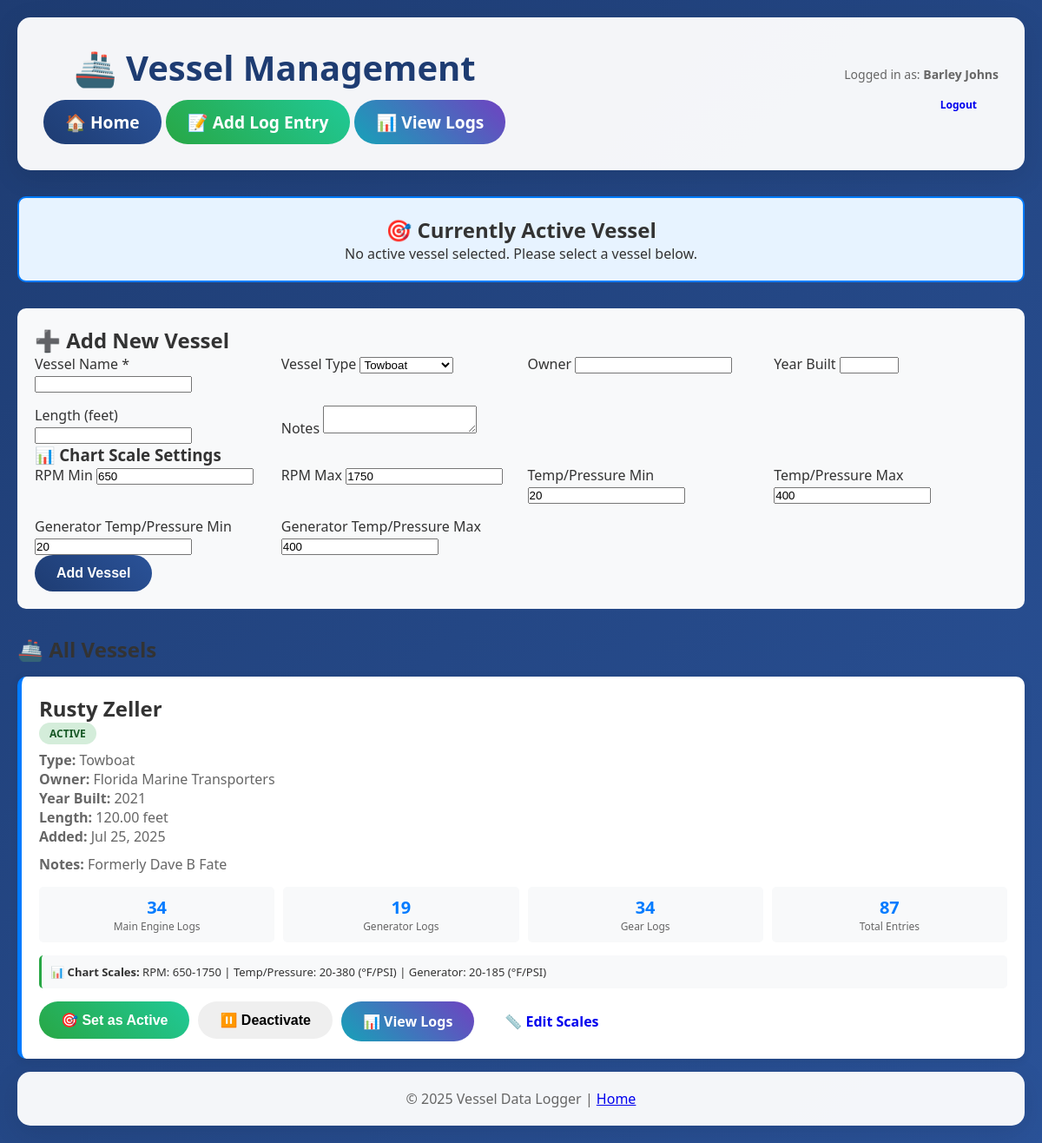
Page /manage_vessels.php (signed in) on the committed database.
### tables this page shows
CREATE TABLE `vessels` (
  `VesselID` int(11) NOT NULL AUTO_INCREMENT,
  `VesselName` varchar(100) NOT NULL,
  `VesselType` varchar(50) DEFAULT 'Fishing Vessel',
  `Owner` varchar(100) DEFAULT NULL,
  `YearBuilt` year(4) DEFAULT NULL,
  `Length` decimal(6,2) DEFAULT NULL,
  `CreatedDate` timestamp NOT NULL DEFAULT current_timestamp(),
  `IsActive` tinyint(1) DEFAULT 1,
  `Notes` text DEFAULT NULL,
  `RPMMin` int(11) DEFAULT 650,
  `RPMMax` int(11) DEFAULT 1750,
  `TempMin` int(11) DEFAULT 20,
  `TempMax` int(11) DEFAULT 400,
  `PressureMin` int(11) DEFAULT 20,
  `PressureMax` int(11) DEFAULT 400,
  `GenMin` int(11) DEFAULT 20,
  `GenMax` int(11) DEFAULT 400,
  PRIMARY KEY (`VesselID`),
  UNIQUE KEY `VesselName` (`VesselName`)
);

### auth_functions.php (called while the page is built, shortened)
<?php
function is_logged_in() {
    return isset($_SESSION['user_id']) && !empty($_SESSION['user_id']);
}
function get_logged_in_user() {
    return [
        'user_id' => $_SESSION['user_id'],
        'username' => $_SESSION['username'],
        'first_name' => $_SESSION['first_name'],
        'last_name' => $_SESSION['last_name'],
        'full_name' => $_SESSION['first_name'] . ' ' . $_SESSION['last_name'],
        'is_admin' => $_SESSION['is_admin'] ?? false
    ];
}
?>

### manage_vessels.php (the view, shortened to what this page needs)
<?php
require_once 'config.php';
require_once 'auth_functions.php';
$current_user = get_logged_in_user();
    ?>
    <?php
$active_vessel_id = $_SESSION['active_vessel_id'] ?? 1;
$sql = "SELECT * FROM vessels WHERE VesselID = ?";
$stmt = $conn->prepare($sql);
$stmt->bind_param('i', $active_vessel_id);
$stmt->execute();
$active_vessel = $stmt->get_result()->fetch_assoc();
$sql = "SELECT * FROM vessels ORDER BY IsActive DESC, VesselName ASC";
$vessels = $conn->query($sql)->fetch_all(MYSQLI_ASSOC);
$vessel_stats = [];
foreach ($vessels as $vessel) {
    $vessel_id = $vessel['VesselID'];
    $stats = [];
    $tables = ['mainengines', 'generators', 'gears'];
    foreach ($tables as $table) {
        try {
            $sql = "SELECT COUNT(*) as count FROM $table WHERE VesselID = ?";
            $stmt = $conn->prepare($sql);
            $stmt->bind_param('i', $vessel_id);
            $stmt->execute();
            $result = $stmt->get_result();
            $stats[$table] = $result->fetch_assoc()['count'];
        } catch (mysqli_sql_exception $e) {
            $stats[$table] = 0;
        }
    }
    $vessel_stats[$vessel_id] = $stats;
}
?>
<!DOCTYPE html>
<html lang="en">
<head>
    <link rel="stylesheet" href="style.css">
</head>
<body>
    <div class="container">
        <header>
            <div style="display: flex; justify-content: space-between; align-items: center;">
                <div>
                    <h1>🚢 Vessel Management</h1>
                    <p>
                        <a href="index.php" class="btn btn-primary">🏠 Home</a>
                        <a href="add_log.php" class="btn btn-success">📝 Add Log Entry</a>
                        <a href="view_logs.php" class="btn btn-info">📊 View Logs</a>
                    </p>
                </div>
                <div style="text-align: right;">
                    <div style="color: #666; font-size: 14px; margin-bottom: 5px;">
                        Logged in as: <strong><?= htmlspecialchars($current_user['full_name']) ?></strong>
                    </div>
                    <a href="logout.php" class="btn btn-secondary" style="font-size: 12px;">Logout</a>
                </div>
            </div>
        </header>
        <div class="current-vessel">
            <h2>🎯 Currently Active Vessel</h2>
            <?php if ($active_vessel): ?>
                <h3><?= htmlspecialchars($active_vessel['VesselName']) ?></h3>
                <p><?= htmlspecialchars($active_vessel['VesselType']) ?></p>
                <p><small>All new log entries will be recorded for this vessel</small></p>
            <?php else: ?>
                <p>No active vessel selected. Please select a vessel below.</p>
            <?php endif; ?>
        </div>
        <div class="add-vessel-form">
            <h2>➕ Add New Vessel</h2>
            <form method="POST">
                <div class="form-grid">
                    <div>
                        <label for="vessel_name">Vessel Name *</label>
                        <input type="text" id="vessel_name" name="vessel_name" required>
                    </div>
                    <div>
                        <label for="vessel_type">Vessel Type</label>
                        <select id="vessel_type" name="vessel_type">
                            <option value="Towboat">Towboat</option>
                        </select>
                    </div>
                    <div>
                        <label for="owner">Owner</label>
                        <input type="text" id="owner" name="owner">
                    </div>
                    <div>
                        <label for="year_built">Year Built</label>
                        <input type="number" id="year_built" name="year_built" min="1900" max="<?= date('Y') ?>">
                    </div>
                    <div>
                        <label for="length">Length (feet)</label>
                        <input type="number" id="length" name="length" step="0.1" min="0">
                    </div>
                    <div>
                        <label for="notes">Notes</label>
                        <textarea id="notes" name="notes" rows="2"></textarea>
                    </div>
                </div>
                <h3>📊 Chart Scale Settings</h3>
                <div class="form-grid">
                    <div>
                        <label for="rpm_min">RPM Min</label>
                        <input type="number" id="rpm_min" name="rpm_min" value="650" min="0">
                    </div>
                    <div>
                        <label for="rpm_max">RPM Max</label>
                        <input type="number" id="rpm_max" name="rpm_max" value="1750" min="0">
                    </div>
                    <div>
                        <label for="temp_min">Temp/Pressure Min</label>
                        <input type="number" id="temp_min" name="temp_min" value="20" min="0">
                    </div>
                    <div>
                        <label for="temp_max">Temp/Pressure Max</label>
                        <input type="number" id="temp_max" name="temp_max" value="400" min="0">
                    </div>
                    <div>
                        <label for="gen_min">Generator Temp/Pressure Min</label>
                        <input type="number" id="gen_min" name="gen_min" value="20" min="0">
                    </div>
                    <div>
                        <label for="gen_max">Generator Temp/Pressure Max</label>
                        <input type="number" id="gen_max" name="gen_max" value="400" min="0">
                    </div>
                </div>
                <button type="submit" name="add_vessel" class="btn btn-primary">Add Vessel</button>
            </form>
        </div>
        <h2>🚢 All Vessels</h2>
        <?php foreach ($vessels as $vessel): ?>
            <?php
            $is_active = $vessel['IsActive'] == 1;
            $is_current = $vessel['VesselID'] == $active_vessel_id;
            $stats = $vessel_stats[$vessel['VesselID']];
            ?>
            <div class="vessel-card <?= $is_current ? 'active' : ($is_active ? '' : 'inactive') ?>">
                <div class="vessel-header">
                    <div>
                        <div class="vessel-name">
                            <?= htmlspecialchars($vessel['VesselName']) ?>
                        </div>
                        <span class="vessel-status <?= $is_active ? 'status-active' : 'status-inactive' ?>">
                            <?= $is_active ? 'Active' : 'Inactive' ?>
                        </span>
                    </div>
                </div>
                <div class="vessel-info">
                    <strong>Type:</strong> <?= htmlspecialchars($vessel['VesselType']) ?><br>
                    <?php if ($vessel['Owner']): ?>
                        <strong>Owner:</strong> <?= htmlspecialchars($vessel['Owner']) ?><br>
                    <?php endif; ?>
                    <?php if ($vessel['YearBuilt']): ?>
                        <strong>Year Built:</strong> <?= $vessel['YearBuilt'] ?><br>
                    <?php endif; ?>
                    <?php if ($vessel['Length']): ?>
                        <strong>Length:</strong> <?= $vessel['Length'] ?> feet<br>
                    <?php endif; ?>
                    <strong>Added:</strong> <?= date('M j, Y', strtotime($vessel['CreatedDate'])) ?>
                </div>
                <?php if ($vessel['Notes']): ?>
                    <div class="vessel-info">
                        <strong>Notes:</strong> <?= htmlspecialchars($vessel['Notes']) ?>
                    </div>
                <?php endif; ?>
                <div class="vessel-stats">
                    <div class="stat-item">
                        <div class="stat-number"><?= $stats['mainengines'] ?></div>
                        <div class="stat-label">Main Engine Logs</div>
                    </div>
                    <div class="stat-item">
                        <div class="stat-number"><?= $stats['generators'] ?></div>
                        <div class="stat-label">Generator Logs</div>
                    </div>
                    <div class="stat-item">
                        <div class="stat-number"><?= $stats['gears'] ?></div>
                        <div class="stat-label">Gear Logs</div>
                    </div>
                    <div class="stat-item">
                        <div class="stat-number"><?= array_sum($stats) ?></div>
                        <div class="stat-label">Total Entries</div>
                    </div>
                </div>
                <div class="vessel-scales">
                    <strong>📊 Chart Scales:</strong>
                    RPM: <?= $vessel['RPMMin'] ?>-<?= $vessel['RPMMax'] ?> |
                    Temp/Pressure: <?= $vessel['TempMin'] ?>-<?= $vessel['TempMax'] ?> (°F/PSI) |
                    Generator: <?= $vessel['GenMin'] ?>-<?= $vessel['GenMax'] ?> (°F/PSI)
                </div>
                <div class="vessel-actions">
                    <?php if (!$is_current): ?>
                        <form method="POST" style="display: inline;">
                            <button type="submit" name="set_active_vessel" class="btn btn-success">
                                🎯 Set as Active
                            </button>
                        </form>
                    <?php endif; ?>
                    <form method="POST" style="display: inline;">
                        <button type="submit" name="toggle_vessel_status" class="btn btn-secondary">
                            <?= $is_active ? '⏸️ Deactivate' : '▶️ Activate' ?>
                        </button>
                    </form>
                    <a href="view_logs.php?vessel_id=<?= $vessel['VesselID'] ?>" class="btn btn-info">
                        📊 View Logs
                    </a>
                    <a href="edit_vessel_scales.php?vessel_id=<?= $vessel['VesselID'] ?>" class="btn btn-warning">
                        📏 Edit Scales
                    </a>
                </div>
            </div>
        <?php endforeach; ?>
        <footer>
            <p>&copy; 2025 Vessel Data Logger | <a href="index.php">Home</a></p>
        </footer>
    </div>
</body>
</html>

### style.css (style rules this page uses)
* { margin: 0; padding: 0; box-sizing: border-box; }
body { font-family: 'Segoe UI', Tahoma, Geneva, Verdana, sans-serif; background: linear-gradient(135deg, #1e3c72 0%, #2a5298 100%); color: #333; min-height: 100vh; }
.container { max-width: 1200px; margin: 0 auto; padding: 20px; }
header { text-align: center; background: rgba(255, 255, 255, 0.95); border-radius: 15px; padding: 30px; margin-bottom: 30px; box-shadow: 0 8px 32px rgba(0, 0, 0, 0.1); }
header h1 { font-size: 2.5em; color: #1e3c72; margin-bottom: 10px; }
header p { font-size: 1.2em; color: #666; }
.btn { display: inline-block; padding: 12px 25px; text-decoration: none; border-radius: 25px; font-weight: bold; transition: all 0.3s ease; border: none; cursor: pointer; font-size: 1em; }
.btn-primary { background: linear-gradient(45deg, #1e3c72, #2a5298); color: white; }
.btn-success { background: linear-gradient(45deg, #28a745, #20c997); color: white; }
.btn-info { background: linear-gradient(45deg, #17a2b8, #6f42c1); color: white; }
footer { text-align: center; background: rgba(255, 255, 255, 0.95); border-radius: 15px; padding: 20px; color: #666; box-shadow: 0 8px 32px rgba(0, 0, 0, 0.1); }

### manage_vessels.php (style rules this page uses)
.vessel-card { background: white; border-radius: 10px; padding: 20px; margin: 15px 0; box-shadow: 0 2px 10px rgba(0,0,0,0.1); border-left: 5px solid #007bff; }
.vessel-header { display: flex; justify-content: between; align-items: center; margin-bottom: 10px; }
.vessel-name { font-size: 24px; font-weight: bold; color: #333; }
.vessel-status { padding: 4px 12px; border-radius: 20px; font-size: 12px; font-weight: bold; text-transform: uppercase; }
.status-active { background: #d4edda; color: #155724; }
.vessel-info { color: #666; margin: 10px 0; }
.vessel-stats { display: grid; grid-template-columns: repeat(auto-fit, minmax(120px, 1fr)); gap: 10px; margin: 15px 0; }
.stat-item { text-align: center; padding: 10px; background: #f8f9fa; border-radius: 5px; }
.stat-number { font-size: 20px; font-weight: bold; color: #007bff; }
.stat-label { font-size: 12px; color: #666; }
.vessel-actions { display: flex; gap: 10px; margin-top: 15px; }
.vessel-scales { background: #f8f9fa; padding: 10px; border-radius: 5px; margin-top: 10px; font-size: 13px; border-left: 3px solid #28a745; }
.form-grid { display: grid; grid-template-columns: repeat(auto-fit, minmax(250px, 1fr)); gap: 15px; }
.current-vessel { background: #e7f3ff; border: 2px solid #007bff; border-radius: 10px; padding: 20px; margin-bottom: 30px; text-align: center; }
.add-vessel-form { background: #f8f9fa; border-radius: 10px; padding: 20px; margin-bottom: 30px; }

### rows in the picture
vessels: VesselName "Rusty Zeller", IsActive "ACTIVE", VesselType "Towboat", Owner "Florida Marine Transporters", YearBuilt "2021", Length "120.00", CreatedDate "Jul 25, 2025", Notes "Formerly Dave B Fate", VesselID "34", VesselID "19", VesselID "87", RPMMin "650", RPMMax "1750", TempMin "20", TempMax "380", GenMin "20", GenMax "185"

### other values in the picture
$current_user['full_name'] "Barley Johns"
